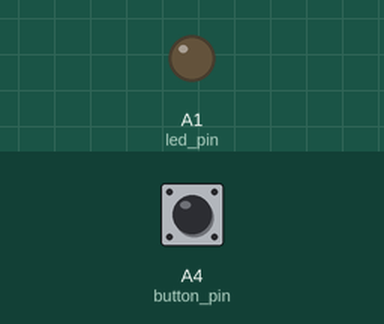
A sketch run on a simulated Arduino Uno, built with avr-gcc and run on an emulated ATmega328P. Shown: output pins drawn as LEDs (lit = HIGH). Inputs (shaded band) come from the test bench; at power-on: A4 (button_pin) LOW.

Above: at 1.2 s.
1.3 s: A4 (button_pin) pulled HIGH for 0.15 s
At 1.4 s:
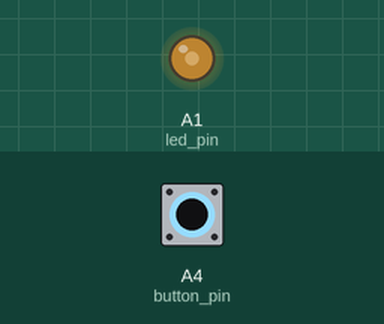
3.0 s: A4 (button_pin) pulled HIGH for 1 s
At 4.6 s:
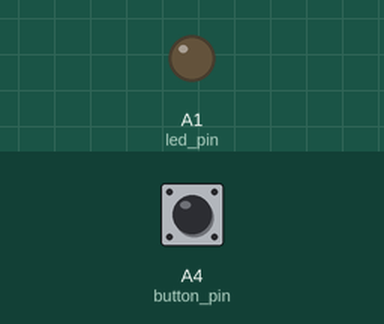
5.5 s: A4 (button_pin) pulled HIGH for 3.2 s
At 6.9 s:
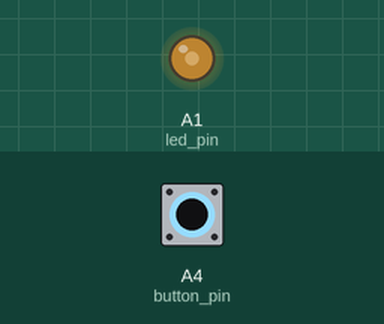
Timing chart, 0 to 10.2 s (numbered marks = the images above; inputs shaded):
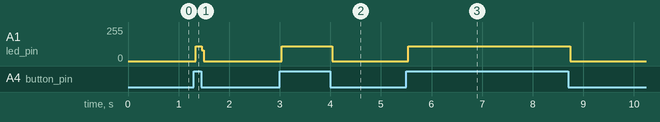

The sketch:

button_test.ino
```cpp
int led_pin = A1;
int button_pin = A4;
void setup() {
  pinMode(led_pin, OUTPUT);
  pinMode(button_pin, INPUT);
}
void loop() {
  digitalWrite(led_pin, LOW);

  int button_state = digitalRead(button_pin);
  if (button_state == HIGH) {
    digitalWrite(led_pin, HIGH);
  }else {
    digitalWrite(led_pin, LOW);
  }
}
```

Measured:
- after the input at 1.3 s, A1 (led_pin): 0/255 → 109/255 at once, → 0/255 0.12 s later
- after the input at 3.0 s, A1 (led_pin): 0/255 → 109/255 at once, → 0/255 1.0 s later
- after the input at 5.5 s, A1 (led_pin): 0/255 → 109/255 at once, → 0/255 3.2 s later
